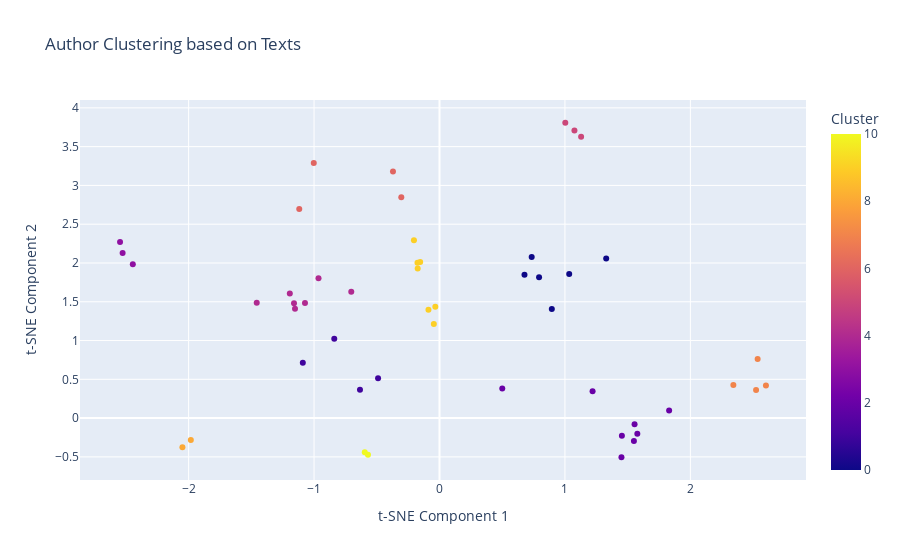

Here is the notebook cell this chart was saved with:
### Markdown cell above
### Creating an interactive plot to see the names of authors in each of the clusters

### Code cell
# Create DataFrame for visualization
import pandas as pd


df = pd.DataFrame({
    'Author': list(preprocessed_author_texts.keys()),
    'X': reduced_features_tsne[:, 0],
    'Y': reduced_features_tsne[:, 1],
    'Cluster': cluster_labels
})

# Create an interactive scatter plot using plotly
fig = px.scatter(
    df, x='X', y='Y', color='Cluster', hover_name='Author',
    title='Author Clustering based on Texts', labels={'X': 't-SNE Component 1', 'Y': 't-SNE Component 2'},
    color_discrete_sequence=px.colors.qualitative.Plotly
)

fig.show()

### Figure 1 — Plotly figure (JSON) as saved in the notebook; plotly's stock layout.template omitted (floating-point values rounded to 4 significant figures)
{"data": [{"hovertemplate": "<b>%{hovertext}</b><br><br>t-SNE Component 1=%{x}<br>t-SNE Component 2=%{y}<br>Cluster=%{marker.color}<extra></extra>", "hovertext": ["AaronPressman", "AlanCrosby", "AlexanderSmith", "BenjaminKangLim", "BernardHickey", "BradDorfman", "DarrenSchuettler", "DavidLawder", "EdnaFernandes", "EricAuchard", "FumikoFujisaki", "GrahamEarnshaw", "HeatherScoffield", "JaneMacartney", "JanLopatka", "JimGilchrist", "JoeOrtiz", "JohnMastrini", "JonathanBirt", "JoWinterbottom", "KarlPenhaul", "KeithWeir", "KevinDrawbaugh", "KevinMorrison", "KirstinRidley", "KouroshKarimkhany", "LydiaZajc", "LynneO'Donnell", "LynnleyBrowning", "MarcelMichelson", "MarkBendeich", "MartinWolk", "MatthewBunce", "MichaelConnor", "MureDickie", "NickLouth", "PatriciaCommins", "PeterHumphrey", "PierreTran", "RobinSidel", "RogerFillion", "SamuelPerry", "SarahDavison", "ScottHillis", "SimonCowell", "TanEeLyn", "TheresePoletti", "TimFarrand", "ToddNissen", "WilliamKazer"], "legendgroup": "", "marker": {"color": [0, 5, 4, 2, 9, 9, 3, 8, 4, 0, 1, 2, 3, 2, 5, 7, 4, 5, 4, 4, 6, 1, 9, 9, 1, 0, 3, 2, 6, 10, 9, 0, 6, 9, 2, 1, 9, 7, 10, 6, 2, 0, 7, 2, 4, 7, 0, 4, 8, 2], "coloraxis": "coloraxis", "symbol": "circle"}, "mode": "markers", "name": "", "orientation": "v", "showlegend": false, "type": "scatter", "x": [0.8954, 1.129, -0.7033, 1.451, -0.0881, -0.1738, -2.445, -2.049, -1.16, 0.6774, -1.09, 1.22, -2.547, 1.454, 1.003, 2.536, -1.072, 1.076, -0.9645, -1.457, -0.3046, -0.8389, -0.1541, -0.0332, -0.6339, 1.329, -2.526, 1.83, -1.118, -0.5702, -0.04516, 0.7349, -1.002, -0.1754, 1.55, -0.4897, -0.2037, 2.602, -0.5957, -0.3708, 0.5004, 0.7938, 2.343, 1.577, -1.152, 2.524, 1.034, -1.193, -1.982, 1.555], "xaxis": "x", "y": [1.406, 3.628, 1.63, -0.5048, 1.396, 1.928, 1.985, -0.3749, 1.481, 1.849, 0.7139, 0.3467, 2.27, -0.2279, 3.808, 0.7635, 1.483, 3.707, 1.802, 1.487, 2.846, 1.022, 2.011, 1.435, 0.3654, 2.059, 2.128, 0.09768, 2.695, -0.4738, 1.212, 2.076, 3.289, 2.003, -0.2949, 0.5125, 2.294, 0.4192, -0.4405, 3.179, 0.381, 1.815, 0.4279, -0.2028, 1.411, 0.3619, 1.857, 1.605, -0.2829, -0.07802], "yaxis": "y"}], "layout": {"coloraxis": {"colorbar": {"title": {"text": "Cluster"}}, "colorscale": [[0, "#0d0887"], [0.1111, "#46039f"], [0.2222, "#7201a8"], [0.3333, "#9c179e"], [0.4444, "#bd3786"], [0.5556, "#d8576b"], [0.6667, "#ed7953"], [0.7778, "#fb9f3a"], [0.8889, "#fdca26"], [1, "#f0f921"]]}, "legend": {"tracegroupgap": 0}, "title": {"text": "Author Clustering based on Texts"}, "xaxis": {"anchor": "y", "domain": [0, 1], "title": {"text": "t-SNE Component 1"}}, "yaxis": {"anchor": "x", "domain": [0, 1], "title": {"text": "t-SNE Component 2"}}}}
